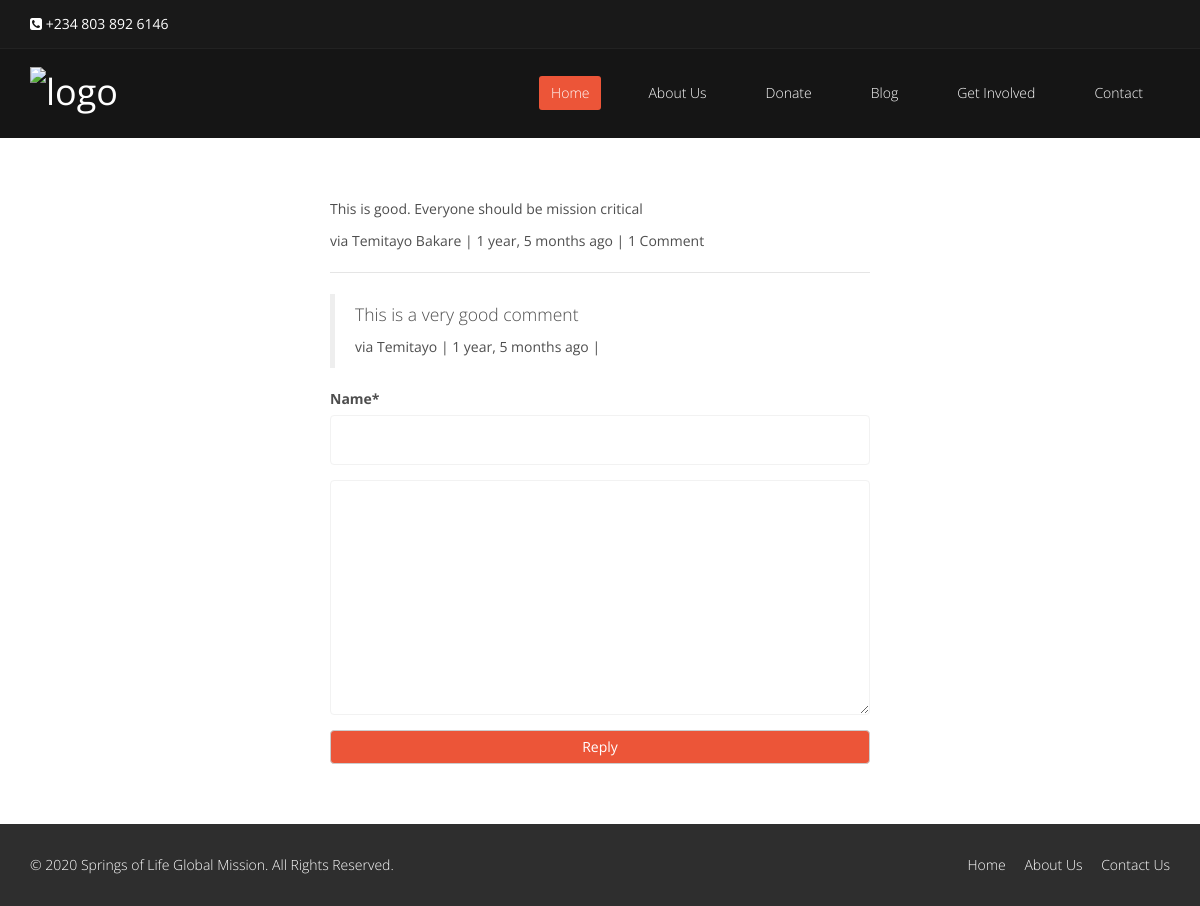
The app's page /comments/1/ with its own data.
### comments/models.py (models this page shows, shortened)
class Comment(models.Model):
    name = models.CharField(max_length=50,default="",help_text="Enter Your Name")
    content_type = models.ForeignKey(ContentType, on_delete=models.CASCADE,related_name="comments")
    object_id = models.PositiveIntegerField()
    content_object = GenericForeignKey('content_type', 'object_id')
    parent      = models.ForeignKey("self", null=True,on_delete=models.CASCADE, blank=True)
    content     = models.TextField()
    accept_terms = models.BooleanField(default=False)
    timestamp   = models.DateTimeField(auto_now_add=True)
    objects = CommentManager()
    class Meta:
        ordering = ['-timestamp']
    def children(self): #replies
        return Comment.objects.filter(parent=self)
    @property
    def is_parent(self):
        if self.parent is not None:
            return False
        return True

### comments/views.py (the view, shortened to what this page needs)
# urls.py: url(r'^(?P<id>\d+)/$', comment_thread, name='thread'),
def comment_thread(request, id):
    try:
        obj = Comment.objects.get(id=id)
        upterm = UploadTerms.objects.all()[:1]
    except:
        raise Http404
    if not obj.is_parent:
        obj = obj.parent
    content_object = obj.content_object # Post that the comment is on
    content_id = obj.content_object.id
    initial_data = {
            "content_type": obj.content_type,
            "object_id": obj.object_id
    }
    form = CommentForm(request.POST or None, initial=initial_data)
    context = {
        "comment": obj,
        "form": form,
        "upterm":upterm,
    }
    return render(request, "sol/comment/comment_thread.html", context)

### comments/forms.py
class CommentForm(forms.Form):
    name = forms.CharField(label='Name', widget=forms.TextInput)
    content_type = forms.CharField(widget=forms.HiddenInput)
    object_id = forms.IntegerField(widget=forms.HiddenInput)
    content = forms.CharField(label='', widget=forms.Textarea)

### templates/sol/comment/comment_thread.html (shortened to what this page needs)
{% extends "../base.html" %}
{% load urlify %}
{% load crispy_forms_tags %}
{% block content %}
<div class="container com-thread" style="display:flex;margin-bottom:5%;margin-top:5%;">
    <div class='col-md-6 col-md-offset-3'>
          <p>{{ comment.content }}</p>
          <footer>via {{ comment.name }} | {{ comment.timestamp|timesince }} ago | {% if comment.children.count > 0 %}{{ comment.children.count }} Comment{% if comment.children.count > 1 %}s{% endif %} {% endif %} </footer>
          <hr/>
          <div>
              {% for child_comment in comment.children %}
                <blockquote>
                <p>{{ child_comment.content }}</p>
                <footer>via {{ child_comment.name }} | {{ child_comment.timestamp|timesince }} ago |
                </blockquote>
             {% endfor %}
            <form class="thread-form" method="POST" action="."> {% csrf_token %}
                {{ form|crispy }}
</div>
                <input style="width:100%;background:#EC5538;color:white;"  type='submit' value='Reply' class='btn btn-default'>
        </div>
</div>
{% endblock content %}

### staticfiles/css/main.css (style rules this page uses)
body { background: #fff; font-family: 'Open Sans', sans-serif; color: #4e4e4e; line-height: 22px; }
hr { border-top: 1px solid #e5e5e5; border-bottom: 1px solid #fff; }
.form-group .form-control { padding: 0 12px; border-color: #f2f2f2; -webkit-box-shadow: none; box-shadow: none; height: 50px; }
.form-group textarea.form-control { height: 235px; }

### records on screen
Comment: content "This is good. Everyone should be mission critical", name "Temitayo Bakare", timestamp "1 year, 5 months", children.count "1"
Comment: content "This is a very good comment", name "Temitayo", timestamp "1 year, 5 months"
